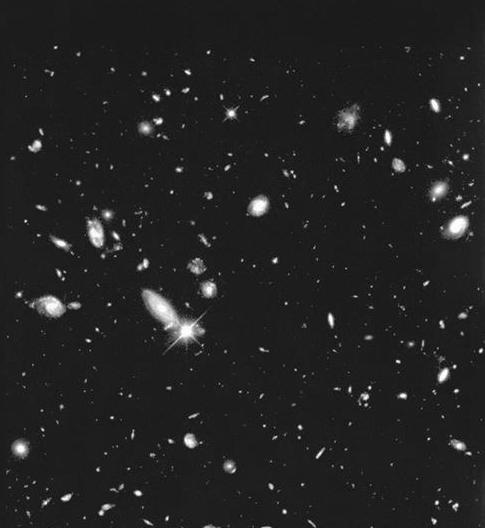
#> input picture Lab Assignment 3/Fig0334(a)(hubble-original)/Fig0334(a)(hubble-original).tif, 485 x 528 px
$ python hubble_original.py
#> lines starting #> are read from the running program, lines starting #| are printed output that depends on the picture
from PIL import Image
import numpy as np
import matplotlib.pyplot as plt
import os
from scipy.ndimage import gaussian_filter

script_dir = os.path.dirname(os.path.abspath(__file__))
img_path = os.path.join(script_dir, "Fig0334(a)(hubble-original).tif")

img = Image.open(img_path).convert("L")
#> img is the input picture: PIL image 485x528 L; min 0, max 255, mean 34.5
img = np.array(img, dtype=np.float32)
#> img: shape (528, 485) float32

sigma = 4.0
filtered = gaussian_filter(img, sigma=sigma)
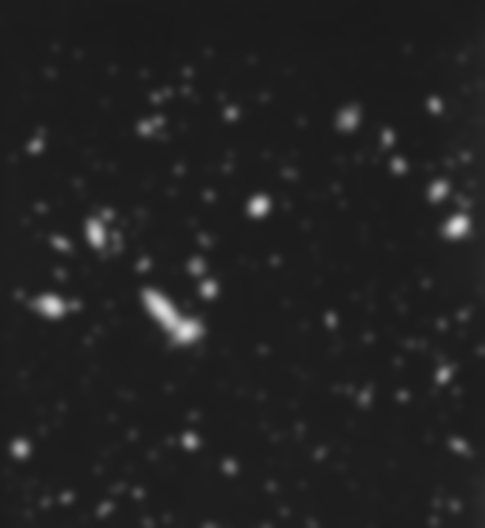
#> filtered: shape (528, 485) float32; min 26.68, max 223.4, mean 34.5

filtered_norm = (filtered - filtered.min()) / (filtered.max() - filtered.min())
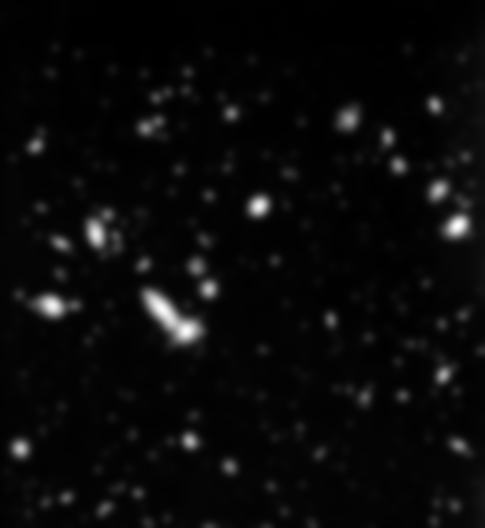
#> filtered_norm: shape (528, 485) float32; min 0, max 1, mean 0.04

T = 0.6
binary = np.zeros_like(filtered_norm)
binary[filtered_norm >= T] = 1.0

plt.figure(figsize=(12,4))

plt.subplot(1,3,1)
plt.title("(a) Original Image")
plt.imshow(img, cmap='gray')
plt.axis('off')

plt.subplot(1,3,2)
plt.title("(b) Gaussian Low-pass Filtered")
plt.imshow(filtered, cmap='gray')
plt.axis('off')

plt.subplot(1,3,3)
plt.title("(c) Thresholded Image")
plt.imshow(binary, cmap='gray')
plt.axis('off')

plt.tight_layout()
plt.show()
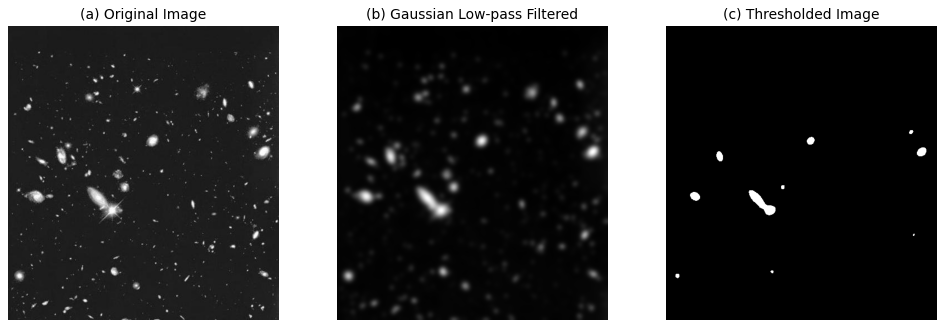
#> figure drawn by matplotlib, 3 panels
